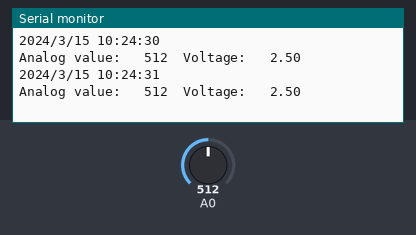
The sketch below on a simulated Arduino Uno, built with avr-gcc and run on an emulated ATmega328P. Shown: the last lines printed to the serial monitor. The inputs (shaded band) are chosen by the test bench; at power-on: A0 = 512. The local clock reads 2024-03-15 10:24:30 at power-on unless the sketch sets it.

Above: at 1.8 s.
1.9 s: A0 set to 716
At 2.4 s:
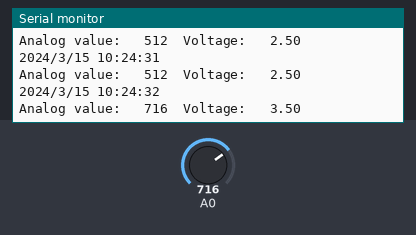
3.4 s: A0 set to 900
At 4.8 s:
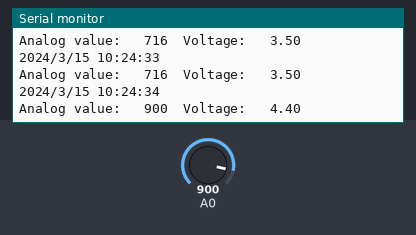
Timing chart, 0 to 6.4 s (numbered marks = the images above; inputs shaded):
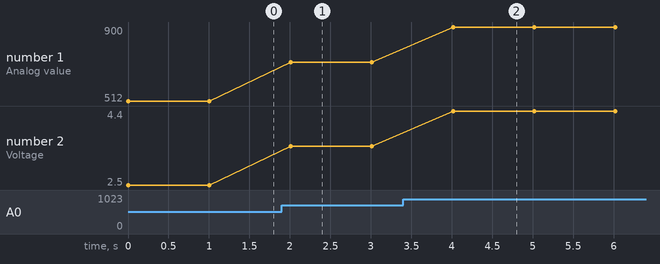

Measured:
- after the input at 1.9 s, the serial monitor: prints a new line after 0.11 s (image 1)
- after the input at 3.4 s, the serial monitor: prints a new line after 0.62 s (image 2)
- plotted number 1: 512 → 716 after the input at 1.9 s, 716 → 900 after the input at 3.4 s
- plotted number 2: 2.5 → 3.5 after the input at 1.9 s, 3.5 → 4.4 after the input at 3.4 s

The sketch:

RTC_and_UV.ino
```cpp
#include <Wire.h>
#include "RTClib.h"
RTC_DS1307 RTC;

void setup () {
    Serial.begin(115200);
    Wire.begin();

    //RTC setup
    RTC.begin();
  if (! RTC.isrunning()) {
    Serial.println("RTC is NOT running!");
    // following line sets the RTC to the date & time this sketch was compiled
    RTC.adjust(DateTime(__DATE__, __TIME__));
  }
}

void loop () {
    //RTC section
    DateTime now = RTC.now();
    Serial.print(now.year(), DEC);
    Serial.print('/');
    Serial.print(now.month(), DEC);
    Serial.print('/');
    Serial.print(now.day(), DEC);
    Serial.print(' ');
    Serial.print(now.hour(), DEC);
    Serial.print(':');
    Serial.print(now.minute(), DEC);
    Serial.print(':');
    Serial.print(now.second(), DEC);
    Serial.println();

    //UV section
    // read the input on analog pin 0:
    int sensorValue = analogRead(A0);
    // Convert the analog reading (which goes from 0 - 1023) to a voltage (0 - 5V):
    float voltage = sensorValue * (5.0 / 1023.0);
    // print out the value you read:
    Serial.print("Analog value: \t");
    Serial.print(sensorValue);
    Serial.print("\tVoltage: \t");
    Serial.print(voltage);
    Serial.print("\n");

  delay(1000); //wait for 1 second
}
```
